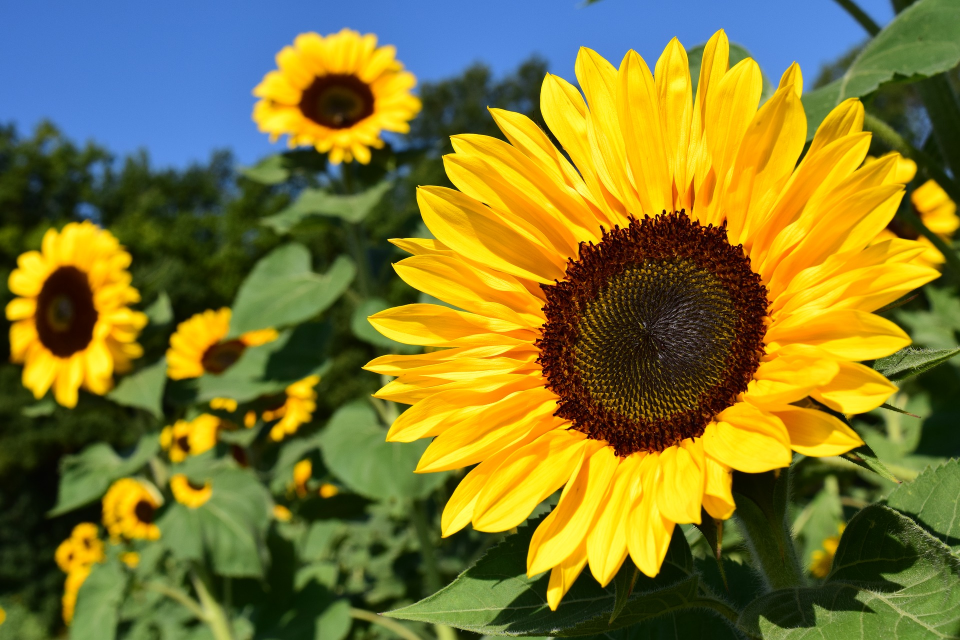
#> input picture sunflower.jpg, 1920 x 1280 px, found by its file name (shown at 1/2 size)
$ jupyter execute 'denoising with dwt.ipynb'   (shell and % lines are left out)   (older library calls are emulated)
#> lines starting #> are read from the running program, lines starting #| are printed output that depends on the picture; after the words box and inside, x2 and y2 are one past the last pixel; in counts of white or black regions, pixels touching at a corner belong together; long printed decimals are rounded
[cell 1]
## Uncomment to download these libraries if you haven't already

### Numpy (Uncomment the following line):
# !pip install numpy

### matplotlib (Uncomment the following line):
# !pip install matplotlib

### OpenCV (Uncomment the following line):
# !pip install opencv-python

### scikit-image (Uncomment the following line):
# !pip install scikit-image

### PyWavelets (Uncomment the following line):
# !pip install PyWavelets

[cell 2]
## Importing relevant libraries

### Numpy library helps perform quick numerical matrix based calculations
### Link to documentation: https://numpy.org/doc/stable/
import numpy as np

### Matplotlib is a common library used to mathmatical visualizations
### Link to documentation: https://matplotlib.org/3.3.3/contents.html
import matplotlib.pyplot as plt

### cv2 is the OpenCV 2.0 library that is a popular library for image processing tasks
### Link to documentation: https://opencv-python-tutroals.readthedocs.io/en/latest/py_tutorials/py_tutorials.html
import cv2

### ssim function is used to calculate the structural similarity index metrix -- used to compare the similarity
### between images
from skimage.measure import compare_ssim as ssim

### pywt is a popular python library used for conversions between spatial and wavelet domains
### Link to documentation: https://pywavelets.readthedocs.io/en/latest/
import pywt

## Soft Thresholding - A method to enforce sparsity:

soft\_threshold(X) =  \begin{cases}
      sgn(X)(\vert X \vert - T) & \vert X \vert \geq T \\
      0 & \vert X \vert < T
        \end{cases}


[cell 3]
def soft_threshold(x,t):

    """
        Applies the soft thresholding function on x with a threshold t.

        Arguments:
            x: vector or matrix to be soft thresholded
            t: threshold

        Returns:
            x after the soft threshold operation.
    """

    x = np.maximum(np.abs(x) - t,0) * np.sign(x)
    return x

## Denoising using wavelets

The pywavelets library helps us perform quick DWT calculations. [Documentation](https://pywavelets.readthedocs.io/en/latest/ref/2d-dwt-and-idwt.html)

[cell 4]
def dwt_denoise(img,T,lvl):


    """
        Function to enforce sparsity in the wavelet domain given an image "img" and threshold "T".

        Arguments:
            img: intermediate solution
            T: threshold
            lvl: number of levels of dwt

        Returns:
            rec: image "img" with sparser wavelet coefficients.
    """

    coeff = pywt.wavedec2(img,"haar",level=lvl)

    nCA4 = coeff[0]
    l = [nCA4]

    for i in range(1,len(coeff)):

        t = coeff[i]

        t0 = soft_threshold(t[0],T)
        t1 = soft_threshold(t[1],T)
        t2 = soft_threshold(t[2],T)

        t = (t0,t1,t2)

        l.append(t)

    rec = pywt.waverec2(l,"haar")

    return rec

## Cost and gradients:

### Cost:
\begin{gather}
            J(\boldsymbol{x}) = \frac{1}{2}\Vert \boldsymbol{x} - \boldsymbol{y} \Vert ^{2}_{2} + \lambda \Vert \mathbf{W}\boldsymbol{x} \Vert_{1} \\
            \boldsymbol{x}^{*} = \text{argmin}_{\boldsymbol{x}} \{ \frac{1}{2} \Vert \boldsymbol{x} - \boldsymbol{y} \Vert ^{2}_{2} + \lambda \Vert \mathbf{W}\boldsymbol{x} \Vert_{1} \}
        \end{gather}

### Gradient:
\begin{equation}
    g = \frac{\partial J(\boldsymbol{x})}{\partial \boldsymbol{x}}
\end{equation}

[cell 5]
def grad(denoised_img,noisy_img):

    """
        Calculates the partial gradient

        Arguments:
            denoised_img: Intermediate solution or x_k
            noisy_img: the noisy image or y

        Returns:
            Returns the partial gradient.
    """

    g = denoised_img - noisy_img

    return g

# Metrics

## Peak signal-to-noise ratio (PSNR)

PSNR is a commonly used metric to judge the quality of reconstruction, or in this case, denoised solutions. It is a meausre of the ratio between the maximum possible power of the signal and the power of the noise present.

PSNR = $20 \log_{10} \frac{(MAX\ PIXEL\ VALUE)}{\sqrt{MSE}}$

MSE = mean square error between the reconstructed image and the ground truth image.

## Structural similarity index (SSIM)

SSIM is used to measure the similarity between images similar to the way humans judge their similarity. It takes into account the luminance, contrast and structure of the images.

[cell 6]
def psnr(img1, img2,PIXEL_MAX):
    """
        Calculates the peak signal-to-noise ratio of 2 images

        Arguments:
            img1: Image1
            img2: Image2
            PIXEL_MAX: maximum possible pixel intensity in the image

        Returns:
            The peak signal-to-noise ratio of the 2 images
    """

    mse = np.mean( (img1 - img2) ** 2 )
    if mse == 0:
        return 100.0

    return 20 * np.log10(PIXEL_MAX / np.sqrt(mse))

[cell 7]
## Load ground truth image
gt_img = cv2.imread("./impulse_workshop/sunflower.jpg",0)  ## Read an image given the image name
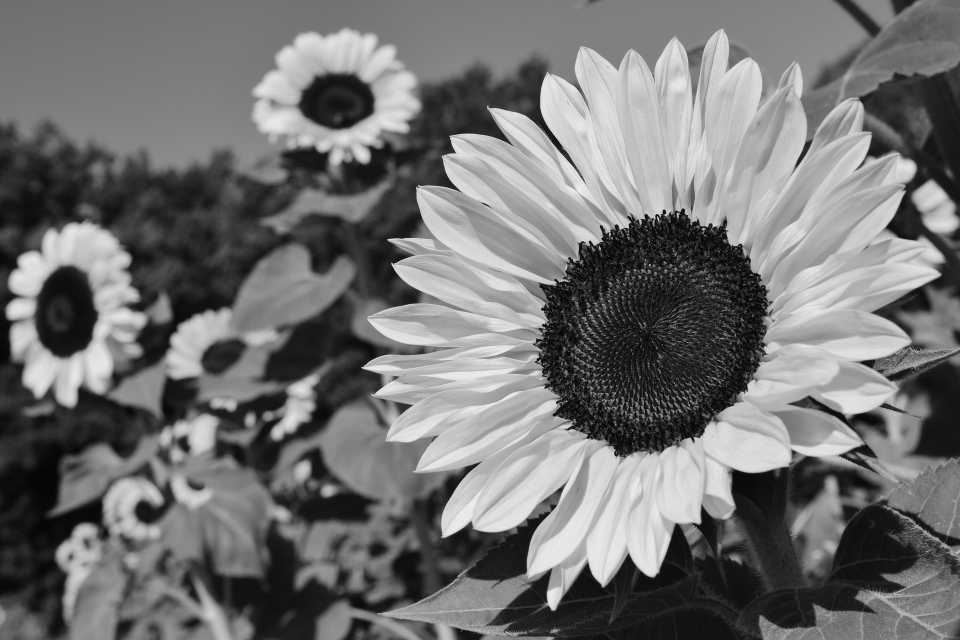
#> gt_img: shape (1280, 1920) (shown at 1/2 size); min 0, max 255, mean 113.6
gt_img = cv2.resize(gt_img,(256,256))  ## Resize the image to a more workable size
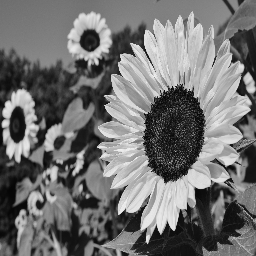
#> gt_img: shape (256, 256); min 2, max 240, mean 113.7
gt_img = np.float32(gt_img)  ## type cast the image to a float data type for future calculations

## Displaying the image
plt.axis("off") ## remove x and y axes
plt.title("Ground truth image") ## title of image
plt.imshow(gt_img,cmap = "gray") ## display image using a gray colormap

# Simulating a noisy image

In this experiment, we consider additive white gaussian noise (AWGN) drawn from an independent and identically distributed zero mean distribution with a particular standard of deviation $\sigma$.

$\mathbf{Y} = \mathbf{X} + \mathbf{E}$, where $\mathbf{E}$ is drawn from $\mathcal{N}(0,\sigma^{2}\mathbf{I})$

[cell 8]
## Preparing and adding noise
mean = 0.0  ## zero mean
std = 20  ## standard of deviation of noise

noise = np.random.normal(mean,std,size = gt_img.shape)  ## using a numpy function to draw noise samples given mean and std
noisy_img = gt_img + noise  ## simulating a noisy image
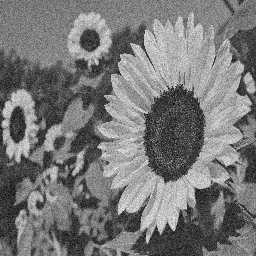
#> noisy_img: shape (256, 256) float64; min -55.41, max 303.1, mean 113.6; drawn with min black and max white

noisy_img[noisy_img > 255] = 255  ## cliping noisy above 255
#> noisy_img: shape (256, 256) float64; 0.37% of pixels changed, all inside (x1, y1, x2, y2) = (4, 16, 247, 238)
noisy_img[noisy_img < 0] = 0  ## clipping noise below 0
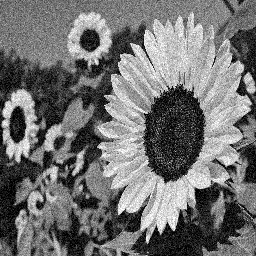
#> noisy_img: shape (256, 256) float64; min 0, max 255, mean 113.9


## visualizing ground truth and noisy images
fig,ax = plt.subplots(1,2,figsize = (10,10))

ax[0].set_title("Ground truth image")
ax[0].axis("off")
ax[0].imshow(gt_img,cmap = "gray")

ax[1].set_title("Noisy image (std = %0.2f)" % (std))
ax[1].axis("off")
ax[1].imshow(noisy_img,cmap = "gray")
plt.show()

## Applying ISTA (iterative shrinkage thresholding algorithm) for image denoising

[cell 9]
## initializing the denoised_img variable before starting the iterative process
denoised_img = np.zeros_like(gt_img)

## Number of iterations
num_iter = 20

## Threshold
T = 2.0

## Number of levels for DWT
lvl = 4

## Learning rate
n=1e-1

## Normalize the ground truth image
gt_img_norm = gt_img / gt_img.max()


## Iterate and find the solution
for i in range(0,num_iter):

    ## Calculate partial gradient
    g = grad(denoised_img,noisy_img)
    int_sol = denoised_img - (n * g)

    ## Perform soft thresholding in the wavelet domain
    denoised_img = dwt_denoise(int_sol,T,lvl)

    ## Normalize the intermediate denoised image
    denoised_img_norm = denoised_img / denoised_img.max()

    print("iteration: ",i,"PSNR of iteration: ",psnr(gt_img_norm,denoised_img_norm,1.0))
#> this loop made 20 passes
#| iteration:  0 PSNR of iteration:  24.120
#| iteration:  1 PSNR of iteration:  24.120
#| iteration:  2 PSNR of iteration:  24.120
#| iteration:  3 PSNR of iteration:  24.120
#| iteration:  4 PSNR of iteration:  24.120
#| iteration:  5 PSNR of iteration:  24.120
#| iteration:  6 PSNR of iteration:  24.120
#| iteration:  7 PSNR of iteration:  24.120
#> (further printed lines are left out)
#> pass 1, in grad, `g = denoised_img - noisy_img`:
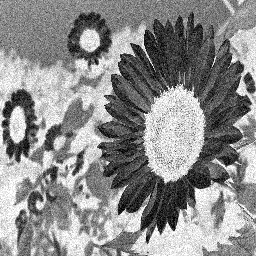
#> g: shape (256, 256) float64; min -255, max 0, mean -113.9; drawn with min black and max white
#> pass 1, in dwt_denoise, `rec = pywt.waverec2(l,"haar")`:
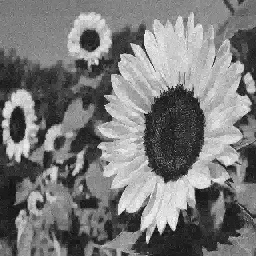
#> rec: shape (256, 256) float64; min -1.02, max 24.93, mean 11.4; drawn with min black and max white


## Displaying images
fig,ax = plt.subplots(1,3,figsize = (14,14))

plt.axis("off")
ax[0].set_title("Ground truth image")
ax[0].axis("off")
ax[0].imshow(gt_img,cmap = "gray")

ax[1].set_title("Denoised Image | PSNR: %0.2fdB" % (psnr(gt_img_norm,denoised_img_norm,1.0)))
ax[1].axis("off")
ax[1].imshow(denoised_img,cmap = "gray")

ax[2].set_title("Noisy Image (std = %0.2f)" % (std))
ax[2].axis("off")
ax[2].imshow(noisy_img,cmap = "gray")

plt.show()

[cell 10]
## Normalize the noisy image
noisy_img_norm = noisy_img / noisy_img.max()

print("PSNR before denoising: ",psnr(gt_img_norm,noisy_img_norm,1.0))
#| PSNR before denoising:  21.640
print("PSNR after denoising: ",psnr(gt_img_norm,denoised_img_norm,1.0))
#| PSNR after denoising:  24.120

print("SSIM before denoising: ",ssim(noisy_img_norm,gt_img_norm,data_range = noisy_img_norm.max() - noisy_img_norm.min()))
#| SSIM before denoising:  0.6507
print("SSIM after denoising: ",ssim(denoised_img_norm,gt_img_norm,data_range = denoised_img_norm.max() - denoised_img_norm.min()))
#| SSIM after denoising:  0.7561
